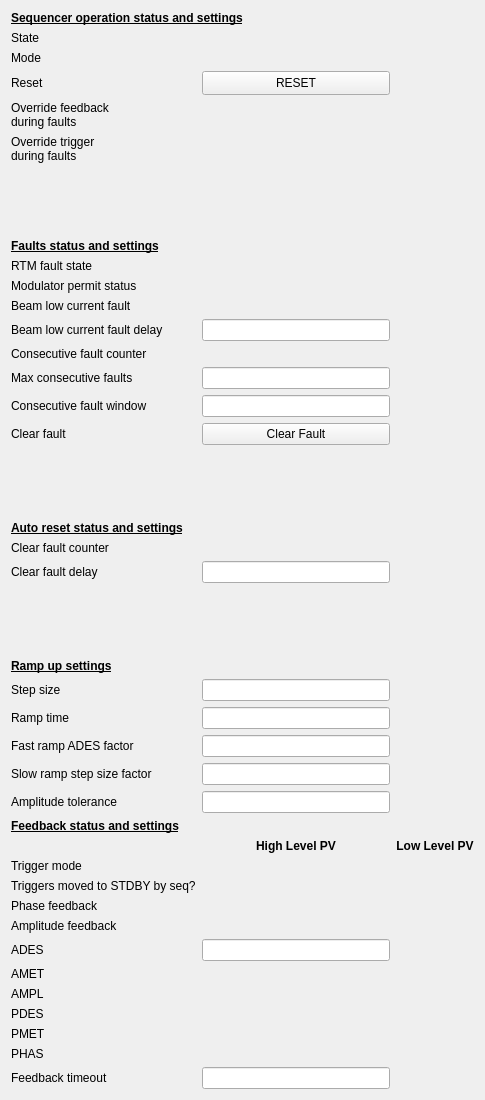
<?xml version="1.0" encoding="UTF-8"?>
<ui version="4.0">
 <class>Form</class>
 <widget class="QWidget" name="Form">
  <property name="geometry">
   <rect>
    <x>0</x>
    <y>0</y>
    <width>485</width>
    <height>1100</height>
   </rect>
  </property>
  <property name="windowTitle">
   <string>Fault Sequencer - ${DEV}</string>
  </property>
  <layout class="QHBoxLayout" name="horizontalLayout">
   <item>
    <layout class="QGridLayout" name="gridLayout">
     <item row="11" column="0">
      <widget class="QLabel" name="label_17">
       <property name="text">
        <string>Beam low current fault</string>
       </property>
      </widget>
     </item>
     <item row="33" column="0">
      <widget class="QLabel" name="label_36">
       <property name="text">
        <string>Phase feedback</string>
       </property>
      </widget>
     </item>
     <item row="16" column="1">
      <widget class="PyDMPushButton" name="PyDMPushButton">
       <property name="toolTip">
        <string/>
       </property>
       <property name="styleSheet">
        <string notr="true"/>
       </property>
       <property name="text">
        <string>Clear Fault</string>
       </property>
       <property name="checkable">
        <bool>false</bool>
       </property>
       <property name="autoRepeat">
        <bool>false</bool>
       </property>
       <property name="autoDefault">
        <bool>true</bool>
       </property>
       <property name="channel" stdset="0">
        <string>ca://${DEV}:RTM_CLEARFAULT</string>
       </property>
       <property name="pressValue" stdset="0">
        <string>1</string>
       </property>
      </widget>
     </item>
     <item row="4" column="1">
      <widget class="PyDMPushButton" name="PyDMPushButton_2">
       <property name="sizePolicy">
        <sizepolicy hsizetype="MinimumExpanding" vsizetype="Maximum">
         <horstretch>0</horstretch>
         <verstretch>0</verstretch>
        </sizepolicy>
       </property>
       <property name="minimumSize">
        <size>
         <width>94</width>
         <height>24</height>
        </size>
       </property>
       <property name="toolTip">
        <string/>
       </property>
       <property name="text">
        <string>RESET</string>
       </property>
       <property name="autoDefault">
        <bool>true</bool>
       </property>
       <property name="channel" stdset="0">
        <string>ca://${DEV}:FAULTSEQ_RESET</string>
       </property>
       <property name="pressValue" stdset="0">
        <string>1</string>
       </property>
      </widget>
     </item>
     <item row="19" column="1">
      <widget class="PyDMLabel" name="PyDMLabel_5">
       <property name="toolTip">
        <string/>
       </property>
       <property name="alarmSensitiveContent" stdset="0">
        <bool>true</bool>
       </property>
       <property name="channel" stdset="0">
        <string>ca://${DEV}:RTM_CLEARFAULTCOUNT</string>
       </property>
      </widget>
     </item>
     <item row="14" column="1">
      <widget class="PyDMLineEdit" name="PyDMLineEdit_10">
       <property name="toolTip">
        <string/>
       </property>
       <property name="alarmSensitiveContent" stdset="0">
        <bool>true</bool>
       </property>
       <property name="channel" stdset="0">
        <string>ca://${DEV}:RTM_FAULTCOUNT_MAX</string>
       </property>
      </widget>
     </item>
     <item row="17" column="0">
      <spacer name="verticalSpacer_2">
       <property name="orientation">
        <enum>Qt::Vertical</enum>
       </property>
       <property name="sizeHint" stdset="0">
        <size>
         <width>20</width>
         <height>40</height>
        </size>
       </property>
      </spacer>
     </item>
     <item row="30" column="2">
      <widget class="QLabel" name="label_40">
       <property name="font">
        <font>
         <weight>75</weight>
         <bold>true</bold>
        </font>
       </property>
       <property name="text">
        <string>Low Level PV</string>
       </property>
       <property name="alignment">
        <set>Qt::AlignCenter</set>
       </property>
      </widget>
     </item>
     <item row="12" column="0">
      <widget class="QLabel" name="label_20">
       <property name="text">
        <string>Beam low current fault delay</string>
       </property>
      </widget>
     </item>
     <item row="6" column="1">
      <widget class="PyDMEnumButton" name="PyDMEnumButton_3">
       <property name="sizePolicy">
        <sizepolicy hsizetype="Preferred" vsizetype="Fixed">
         <horstretch>0</horstretch>
         <verstretch>0</verstretch>
        </sizepolicy>
       </property>
       <property name="maximumSize">
        <size>
         <width>16777215</width>
         <height>30</height>
        </size>
       </property>
       <property name="font">
        <font>
         <pointsize>8</pointsize>
        </font>
       </property>
       <property name="toolTip">
        <string/>
       </property>
       <property name="styleSheet">
        <string notr="true">QPushButton{font: 8px;}</string>
       </property>
       <property name="channel" stdset="0">
        <string>ca://${DEV}:FAULTSEQ_MOVE_TRIG</string>
       </property>
       <property name="orientation" stdset="0">
        <enum>Qt::Horizontal</enum>
       </property>
       <property name="marginTop" stdset="0">
        <number>0</number>
       </property>
       <property name="marginBottom" stdset="0">
        <number>0</number>
       </property>
       <property name="marginLeft" stdset="0">
        <number>0</number>
       </property>
       <property name="marginRight" stdset="0">
        <number>0</number>
       </property>
       <property name="horizontalSpacing" stdset="0">
        <number>0</number>
       </property>
       <property name="verticalSpacing" stdset="0">
        <number>0</number>
       </property>
      </widget>
     </item>
     <item row="37" column="0">
      <widget class="QLabel" name="label_29">
       <property name="text">
        <string>AMPL</string>
       </property>
      </widget>
     </item>
     <item row="32" column="0">
      <widget class="QLabel" name="label_33">
       <property name="text">
        <string>Triggers moved to STDBY by seq?</string>
       </property>
      </widget>
     </item>
     <item row="41" column="1">
      <widget class="PyDMLineEdit" name="PyDMLineEdit_6">
       <property name="toolTip">
        <string/>
       </property>
       <property name="showUnits" stdset="0">
        <bool>true</bool>
       </property>
       <property name="alarmSensitiveContent" stdset="0">
        <bool>true</bool>
       </property>
       <property name="channel" stdset="0">
        <string>ca://${DEV}:FAULTSEQ_FDBK_TIMEOUT</string>
       </property>
      </widget>
     </item>
     <item row="35" column="1">
      <widget class="PyDMLineEdit" name="PyDMLineEdit_5">
       <property name="toolTip">
        <string/>
       </property>
       <property name="showUnits" stdset="0">
        <bool>true</bool>
       </property>
       <property name="alarmSensitiveContent" stdset="0">
        <bool>true</bool>
       </property>
       <property name="channel" stdset="0">
        <string>ca://${DEV}:ADES</string>
       </property>
      </widget>
     </item>
     <item row="14" column="0">
      <widget class="QLabel" name="label_26">
       <property name="text">
        <string>Max consecutive faults</string>
       </property>
      </widget>
     </item>
     <item row="34" column="0">
      <widget class="QLabel" name="label_37">
       <property name="text">
        <string>Amplitude feedback</string>
       </property>
      </widget>
     </item>
     <item row="36" column="0">
      <widget class="QLabel" name="label_34">
       <property name="text">
        <string>AMET</string>
       </property>
      </widget>
     </item>
     <item row="5" column="1">
      <widget class="PyDMEnumButton" name="PyDMEnumButton_4">
       <property name="sizePolicy">
        <sizepolicy hsizetype="Preferred" vsizetype="Fixed">
         <horstretch>0</horstretch>
         <verstretch>0</verstretch>
        </sizepolicy>
       </property>
       <property name="maximumSize">
        <size>
         <width>16777215</width>
         <height>30</height>
        </size>
       </property>
       <property name="font">
        <font>
         <pointsize>8</pointsize>
        </font>
       </property>
       <property name="toolTip">
        <string/>
       </property>
       <property name="styleSheet">
        <string notr="true">QPushButton{font: 8px;}</string>
       </property>
       <property name="channel" stdset="0">
        <string>ca://${DEV}:FAULTSEQ_MOVE_FDBK</string>
       </property>
       <property name="orientation" stdset="0">
        <enum>Qt::Horizontal</enum>
       </property>
       <property name="marginTop" stdset="0">
        <number>0</number>
       </property>
       <property name="marginBottom" stdset="0">
        <number>0</number>
       </property>
       <property name="marginLeft" stdset="0">
        <number>0</number>
       </property>
       <property name="marginRight" stdset="0">
        <number>0</number>
       </property>
       <property name="horizontalSpacing" stdset="0">
        <number>0</number>
       </property>
       <property name="verticalSpacing" stdset="0">
        <number>0</number>
       </property>
      </widget>
     </item>
     <item row="6" column="0">
      <widget class="QLabel" name="label_15">
       <property name="text">
        <string>Override trigger
during faults</string>
       </property>
      </widget>
     </item>
     <item row="22" column="0">
      <spacer name="verticalSpacer_3">
       <property name="orientation">
        <enum>Qt::Vertical</enum>
       </property>
       <property name="sizeHint" stdset="0">
        <size>
         <width>20</width>
         <height>40</height>
        </size>
       </property>
      </spacer>
     </item>
     <item row="27" column="1">
      <widget class="PyDMLineEdit" name="PyDMLineEdit_12">
       <property name="toolTip">
        <string/>
       </property>
       <property name="showUnits" stdset="0">
        <bool>true</bool>
       </property>
       <property name="alarmSensitiveContent" stdset="0">
        <bool>true</bool>
       </property>
       <property name="channel" stdset="0">
        <string>ca://${DEV}:FAULTSEQ_RAMP_STEP_FACTOR</string>
       </property>
      </widget>
     </item>
     <item row="20" column="1">
      <widget class="PyDMLineEdit" name="PyDMLineEdit_7">
       <property name="toolTip">
        <string/>
       </property>
       <property name="showUnits" stdset="0">
        <bool>true</bool>
       </property>
       <property name="alarmSensitiveContent" stdset="0">
        <bool>true</bool>
       </property>
       <property name="channel" stdset="0">
        <string>ca://${DEV}:FAULTSEQ_CLEARFAULT_DELAY</string>
       </property>
      </widget>
     </item>
     <item row="40" column="0">
      <widget class="QLabel" name="label_31">
       <property name="text">
        <string>PHAS</string>
       </property>
      </widget>
     </item>
     <item row="24" column="0">
      <widget class="QLabel" name="label_42">
       <property name="text">
        <string>Step size</string>
       </property>
      </widget>
     </item>
     <item row="16" column="0">
      <widget class="QLabel" name="label_24">
       <property name="text">
        <string>Clear fault</string>
       </property>
      </widget>
     </item>
     <item row="27" column="0">
      <widget class="QLabel" name="label_41">
       <property name="text">
        <string>Slow ramp step size factor</string>
       </property>
      </widget>
     </item>
     <item row="34" column="1">
      <widget class="PyDMEnumButton" name="PyDMEnumButton_8">
       <property name="sizePolicy">
        <sizepolicy hsizetype="Preferred" vsizetype="Fixed">
         <horstretch>0</horstretch>
         <verstretch>0</verstretch>
        </sizepolicy>
       </property>
       <property name="maximumSize">
        <size>
         <width>16777215</width>
         <height>30</height>
        </size>
       </property>
       <property name="font">
        <font>
         <pointsize>8</pointsize>
        </font>
       </property>
       <property name="toolTip">
        <string/>
       </property>
       <property name="styleSheet">
        <string notr="true">QPushButton{font: 8px;}</string>
       </property>
       <property name="channel" stdset="0">
        <string>ca://${DEV}:AMPL_CONTROL</string>
       </property>
       <property name="orientation" stdset="0">
        <enum>Qt::Horizontal</enum>
       </property>
       <property name="marginTop" stdset="0">
        <number>0</number>
       </property>
       <property name="marginBottom" stdset="0">
        <number>0</number>
       </property>
       <property name="marginLeft" stdset="0">
        <number>0</number>
       </property>
       <property name="marginRight" stdset="0">
        <number>0</number>
       </property>
       <property name="horizontalSpacing" stdset="0">
        <number>0</number>
       </property>
       <property name="verticalSpacing" stdset="0">
        <number>0</number>
       </property>
      </widget>
     </item>
     <item row="9" column="1">
      <widget class="PyDMLabel" name="PyDMLabel_8">
       <property name="toolTip">
        <string/>
       </property>
       <property name="alarmSensitiveContent" stdset="0">
        <bool>true</bool>
       </property>
       <property name="channel" stdset="0">
        <string>ca://${DEV}:RTM_FAULTOUT</string>
       </property>
      </widget>
     </item>
     <item row="31" column="0">
      <widget class="QLabel" name="label_38">
       <property name="text">
        <string>Trigger mode</string>
       </property>
      </widget>
     </item>
     <item row="15" column="1">
      <widget class="PyDMLineEdit" name="PyDMLineEdit_11">
       <property name="toolTip">
        <string/>
       </property>
       <property name="showUnits" stdset="0">
        <bool>true</bool>
       </property>
       <property name="alarmSensitiveContent" stdset="0">
        <bool>true</bool>
       </property>
       <property name="channel" stdset="0">
        <string>ca://${DEV}:RTM_FAULTCOUNT_PERIOD</string>
       </property>
      </widget>
     </item>
     <item row="26" column="1">
      <widget class="PyDMLineEdit" name="PyDMLineEdit_9">
       <property name="toolTip">
        <string/>
       </property>
       <property name="showUnits" stdset="0">
        <bool>true</bool>
       </property>
       <property name="alarmSensitiveContent" stdset="0">
        <bool>true</bool>
       </property>
       <property name="channel" stdset="0">
        <string>ca://${DEV}:FAULTSEQ_ADES_FACTOR</string>
       </property>
      </widget>
     </item>
     <item row="8" column="0" colspan="3">
      <widget class="QLabel" name="label_2">
       <property name="font">
        <font>
         <weight>75</weight>
         <bold>true</bold>
         <underline>true</underline>
        </font>
       </property>
       <property name="text">
        <string>Faults status and settings</string>
       </property>
      </widget>
     </item>
     <item row="2" column="0">
      <widget class="QLabel" name="label_5">
       <property name="text">
        <string>State</string>
       </property>
      </widget>
     </item>
     <item row="41" column="0">
      <widget class="QLabel" name="label_32">
       <property name="text">
        <string>Feedback timeout</string>
       </property>
      </widget>
     </item>
     <item row="36" column="1">
      <widget class="PyDMLabel" name="PyDMLabel_16">
       <property name="toolTip">
        <string/>
       </property>
       <property name="showUnits" stdset="0">
        <bool>true</bool>
       </property>
       <property name="alarmSensitiveContent" stdset="0">
        <bool>true</bool>
       </property>
       <property name="channel" stdset="0">
        <string>ca://${DEV}:AMET</string>
       </property>
      </widget>
     </item>
     <item row="9" column="0">
      <widget class="QLabel" name="label_23">
       <property name="text">
        <string>RTM fault state</string>
       </property>
      </widget>
     </item>
     <item row="15" column="0">
      <widget class="QLabel" name="label_27">
       <property name="text">
        <string>Consecutive fault window</string>
       </property>
      </widget>
     </item>
     <item row="3" column="1">
      <widget class="PyDMEnumButton" name="PyDMEnumButton_6">
       <property name="sizePolicy">
        <sizepolicy hsizetype="Preferred" vsizetype="Fixed">
         <horstretch>0</horstretch>
         <verstretch>0</verstretch>
        </sizepolicy>
       </property>
       <property name="maximumSize">
        <size>
         <width>16777215</width>
         <height>30</height>
        </size>
       </property>
       <property name="font">
        <font>
         <pointsize>8</pointsize>
        </font>
       </property>
       <property name="toolTip">
        <string/>
       </property>
       <property name="styleSheet">
        <string notr="true">QPushButton{font: 8px;}</string>
       </property>
       <property name="channel" stdset="0">
        <string>ca://${DEV}:FAULTSEQ_MODE</string>
       </property>
       <property name="orientation" stdset="0">
        <enum>Qt::Horizontal</enum>
       </property>
       <property name="marginTop" stdset="0">
        <number>0</number>
       </property>
       <property name="marginBottom" stdset="0">
        <number>0</number>
       </property>
       <property name="marginLeft" stdset="0">
        <number>0</number>
       </property>
       <property name="marginRight" stdset="0">
        <number>0</number>
       </property>
       <property name="horizontalSpacing" stdset="0">
        <number>0</number>
       </property>
       <property name="verticalSpacing" stdset="0">
        <number>0</number>
       </property>
      </widget>
     </item>
     <item row="32" column="1">
      <widget class="PyDMLabel" name="PyDMLabel_15">
       <property name="toolTip">
        <string/>
       </property>
       <property name="alarmSensitiveContent" stdset="0">
        <bool>true</bool>
       </property>
       <property name="channel" stdset="0">
        <string>ca://${DEV}:FAULTSEQ_TRIG_MOVED</string>
       </property>
      </widget>
     </item>
     <item row="38" column="0">
      <widget class="QLabel" name="label_30">
       <property name="text">
        <string>PDES</string>
       </property>
      </widget>
     </item>
     <item row="2" column="1">
      <widget class="PyDMLabel" name="PyDMLabel_4">
       <property name="toolTip">
        <string/>
       </property>
       <property name="alarmSensitiveContent" stdset="0">
        <bool>true</bool>
       </property>
       <property name="channel" stdset="0">
        <string>ca://${DEV}:FAULTSEQ_STATUS</string>
       </property>
      </widget>
     </item>
     <item row="26" column="0">
      <widget class="QLabel" name="label_21">
       <property name="text">
        <string>Fast ramp ADES factor</string>
       </property>
      </widget>
     </item>
     <item row="31" column="2">
      <widget class="PyDMLabel" name="PyDMLabel_18">
       <property name="toolTip">
        <string/>
       </property>
       <property name="alarmSensitiveContent" stdset="0">
        <bool>true</bool>
       </property>
       <property name="channel" stdset="0">
        <string>ca://${DEV}:MODECFG</string>
       </property>
      </widget>
     </item>
     <item row="33" column="2">
      <widget class="PyDMLabel" name="PyDMLabel_10">
       <property name="toolTip">
        <string/>
       </property>
       <property name="alarmSensitiveContent" stdset="0">
        <bool>true</bool>
       </property>
       <property name="channel" stdset="0">
        <string>ca://${DEV}:PFBENB</string>
       </property>
      </widget>
     </item>
     <item row="39" column="1">
      <widget class="PyDMLabel" name="PyDMLabel_17">
       <property name="toolTip">
        <string/>
       </property>
       <property name="showUnits" stdset="0">
        <bool>true</bool>
       </property>
       <property name="alarmSensitiveContent" stdset="0">
        <bool>true</bool>
       </property>
       <property name="channel" stdset="0">
        <string>ca://${DEV}:PMET</string>
       </property>
      </widget>
     </item>
     <item row="37" column="1">
      <widget class="PyDMLabel" name="PyDMLabel_12">
       <property name="toolTip">
        <string/>
       </property>
       <property name="showUnits" stdset="0">
        <bool>true</bool>
       </property>
       <property name="alarmSensitiveContent" stdset="0">
        <bool>true</bool>
       </property>
       <property name="channel" stdset="0">
        <string>ca://${DEV}:AMPL</string>
       </property>
      </widget>
     </item>
     <item row="12" column="1">
      <widget class="PyDMLineEdit" name="PyDMLineEdit_8">
       <property name="toolTip">
        <string/>
       </property>
       <property name="showUnits" stdset="0">
        <bool>true</bool>
       </property>
       <property name="alarmSensitiveContent" stdset="0">
        <bool>true</bool>
       </property>
       <property name="channel" stdset="0">
        <string>ca://${DEV}:BCUR_FLT_DELAY</string>
       </property>
      </widget>
     </item>
     <item row="35" column="2">
      <widget class="PyDMLabel" name="PyDMLabel_6">
       <property name="toolTip">
        <string/>
       </property>
       <property name="showUnits" stdset="0">
        <bool>true</bool>
       </property>
       <property name="alarmSensitiveContent" stdset="0">
        <bool>true</bool>
       </property>
       <property name="channel" stdset="0">
        <string>ca://${DEV}:AREQ</string>
       </property>
      </widget>
     </item>
     <item row="39" column="0">
      <widget class="QLabel" name="label_35">
       <property name="text">
        <string>PMET</string>
       </property>
      </widget>
     </item>
     <item row="13" column="0">
      <widget class="QLabel" name="label_22">
       <property name="text">
        <string>Consecutive fault counter</string>
       </property>
      </widget>
     </item>
     <item row="34" column="2">
      <widget class="PyDMLabel" name="PyDMLabel_11">
       <property name="toolTip">
        <string/>
       </property>
       <property name="alarmSensitiveContent" stdset="0">
        <bool>true</bool>
       </property>
       <property name="channel" stdset="0">
        <string>ca://${DEV}:AFBENB</string>
       </property>
      </widget>
     </item>
     <item row="10" column="0">
      <widget class="QLabel" name="label_28">
       <property name="text">
        <string>Modulator permit status</string>
       </property>
      </widget>
     </item>
     <item row="3" column="0">
      <widget class="QLabel" name="label">
       <property name="text">
        <string>Mode</string>
       </property>
      </widget>
     </item>
     <item row="38" column="1">
      <widget class="PyDMLabel" name="PyDMLabel_13">
       <property name="toolTip">
        <string/>
       </property>
       <property name="showUnits" stdset="0">
        <bool>true</bool>
       </property>
       <property name="alarmSensitiveContent" stdset="0">
        <bool>true</bool>
       </property>
       <property name="channel" stdset="0">
        <string>ca://${DEV}:PDES</string>
       </property>
      </widget>
     </item>
     <item row="13" column="1">
      <widget class="PyDMLabel" name="PyDMLabel_9">
       <property name="toolTip">
        <string/>
       </property>
       <property name="alarmSensitiveContent" stdset="0">
        <bool>true</bool>
       </property>
       <property name="channel" stdset="0">
        <string>ca://${DEV}:RTM_FAULTCOUNT</string>
       </property>
      </widget>
     </item>
     <item row="29" column="0" colspan="3">
      <widget class="QLabel" name="label_9">
       <property name="font">
        <font>
         <weight>75</weight>
         <bold>true</bold>
         <underline>true</underline>
        </font>
       </property>
       <property name="text">
        <string>Feedback status and settings</string>
       </property>
      </widget>
     </item>
     <item row="20" column="0">
      <widget class="QLabel" name="label_19">
       <property name="text">
        <string>Clear fault delay</string>
       </property>
      </widget>
     </item>
     <item row="5" column="0">
      <widget class="QLabel" name="label_4">
       <property name="text">
        <string>Override feedback
during faults</string>
       </property>
      </widget>
     </item>
     <item row="25" column="1">
      <widget class="PyDMLineEdit" name="PyDMLineEdit_4">
       <property name="toolTip">
        <string/>
       </property>
       <property name="showUnits" stdset="0">
        <bool>true</bool>
       </property>
       <property name="alarmSensitiveContent" stdset="0">
        <bool>true</bool>
       </property>
       <property name="channel" stdset="0">
        <string>ca://${DEV}:FAULTSEQ_RAMPTIME</string>
       </property>
      </widget>
     </item>
     <item row="31" column="1">
      <widget class="PyDMEnumButton" name="PyDMEnumButton_5">
       <property name="sizePolicy">
        <sizepolicy hsizetype="Preferred" vsizetype="Fixed">
         <horstretch>0</horstretch>
         <verstretch>0</verstretch>
        </sizepolicy>
       </property>
       <property name="maximumSize">
        <size>
         <width>16777215</width>
         <height>30</height>
        </size>
       </property>
       <property name="font">
        <font>
         <pointsize>8</pointsize>
        </font>
       </property>
       <property name="toolTip">
        <string/>
       </property>
       <property name="styleSheet">
        <string notr="true">QPushButton{font: 8px;}</string>
       </property>
       <property name="channel" stdset="0">
        <string>ca://${DEV}:TRIGMODE</string>
       </property>
       <property name="orientation" stdset="0">
        <enum>Qt::Horizontal</enum>
       </property>
       <property name="marginTop" stdset="0">
        <number>0</number>
       </property>
       <property name="marginBottom" stdset="0">
        <number>0</number>
       </property>
       <property name="marginLeft" stdset="0">
        <number>0</number>
       </property>
       <property name="marginRight" stdset="0">
        <number>0</number>
       </property>
       <property name="horizontalSpacing" stdset="0">
        <number>0</number>
       </property>
       <property name="verticalSpacing" stdset="0">
        <number>0</number>
       </property>
      </widget>
     </item>
     <item row="19" column="0">
      <widget class="QLabel" name="label_14">
       <property name="text">
        <string>Clear fault counter</string>
       </property>
      </widget>
     </item>
     <item row="35" column="0">
      <widget class="QLabel" name="label_25">
       <property name="text">
        <string>ADES</string>
       </property>
      </widget>
     </item>
     <item row="23" column="0" colspan="2">
      <widget class="QLabel" name="label_8">
       <property name="font">
        <font>
         <weight>75</weight>
         <bold>true</bold>
         <underline>true</underline>
        </font>
       </property>
       <property name="text">
        <string>Ramp up settings</string>
       </property>
      </widget>
     </item>
     <item row="30" column="1">
      <widget class="QLabel" name="label_39">
       <property name="font">
        <font>
         <weight>75</weight>
         <bold>true</bold>
        </font>
       </property>
       <property name="text">
        <string>High Level PV</string>
       </property>
       <property name="alignment">
        <set>Qt::AlignCenter</set>
       </property>
      </widget>
     </item>
     <item row="33" column="1">
      <widget class="PyDMEnumButton" name="PyDMEnumButton_7">
       <property name="sizePolicy">
        <sizepolicy hsizetype="Preferred" vsizetype="Fixed">
         <horstretch>0</horstretch>
         <verstretch>0</verstretch>
        </sizepolicy>
       </property>
       <property name="maximumSize">
        <size>
         <width>16777215</width>
         <height>30</height>
        </size>
       </property>
       <property name="font">
        <font>
         <pointsize>8</pointsize>
        </font>
       </property>
       <property name="toolTip">
        <string/>
       </property>
       <property name="styleSheet">
        <string notr="true">QPushButton{font: 8px;}</string>
       </property>
       <property name="channel" stdset="0">
        <string>ca://${DEV}:PHAS_CONTROL</string>
       </property>
       <property name="orientation" stdset="0">
        <enum>Qt::Horizontal</enum>
       </property>
       <property name="marginTop" stdset="0">
        <number>0</number>
       </property>
       <property name="marginBottom" stdset="0">
        <number>0</number>
       </property>
       <property name="marginLeft" stdset="0">
        <number>0</number>
       </property>
       <property name="marginRight" stdset="0">
        <number>0</number>
       </property>
       <property name="horizontalSpacing" stdset="0">
        <number>0</number>
       </property>
       <property name="verticalSpacing" stdset="0">
        <number>0</number>
       </property>
      </widget>
     </item>
     <item row="10" column="1">
      <widget class="PyDMLabel" name="PyDMLabel_19">
       <property name="toolTip">
        <string/>
       </property>
       <property name="alarmSensitiveContent" stdset="0">
        <bool>true</bool>
       </property>
       <property name="channel" stdset="0">
        <string>ca://${DEV}:MOD:PERMIT_TO_RTM</string>
       </property>
      </widget>
     </item>
     <item row="24" column="1">
      <widget class="PyDMLineEdit" name="PyDMLineEdit_13">
       <property name="toolTip">
        <string/>
       </property>
       <property name="showUnits" stdset="0">
        <bool>true</bool>
       </property>
       <property name="alarmSensitiveContent" stdset="0">
        <bool>true</bool>
       </property>
       <property name="channel" stdset="0">
        <string>ca://${DEV}:FAULTSEQ_RAMP_STEP</string>
       </property>
      </widget>
     </item>
     <item row="40" column="1">
      <widget class="PyDMLabel" name="PyDMLabel_14">
       <property name="toolTip">
        <string/>
       </property>
       <property name="showUnits" stdset="0">
        <bool>true</bool>
       </property>
       <property name="alarmSensitiveContent" stdset="0">
        <bool>true</bool>
       </property>
       <property name="channel" stdset="0">
        <string>ca://${DEV}:PHAS</string>
       </property>
      </widget>
     </item>
     <item row="1" column="0" colspan="2">
      <widget class="QLabel" name="label_3">
       <property name="font">
        <font>
         <weight>75</weight>
         <bold>true</bold>
         <underline>true</underline>
        </font>
       </property>
       <property name="text">
        <string>Sequencer operation status and settings</string>
       </property>
      </widget>
     </item>
     <item row="18" column="0" colspan="3">
      <widget class="QLabel" name="label_7">
       <property name="font">
        <font>
         <weight>75</weight>
         <bold>true</bold>
         <underline>true</underline>
        </font>
       </property>
       <property name="text">
        <string>Auto reset status and settings</string>
       </property>
      </widget>
     </item>
     <item row="11" column="1">
      <widget class="PyDMLabel" name="PyDMLabel_7">
       <property name="toolTip">
        <string/>
       </property>
       <property name="alarmSensitiveContent" stdset="0">
        <bool>true</bool>
       </property>
       <property name="channel" stdset="0">
        <string>ca://${DEV}:BCUR_FLT</string>
       </property>
      </widget>
     </item>
     <item row="4" column="0">
      <widget class="QLabel" name="label_6">
       <property name="text">
        <string>Reset</string>
       </property>
      </widget>
     </item>
     <item row="25" column="0">
      <widget class="QLabel" name="label_18">
       <property name="text">
        <string>Ramp time</string>
       </property>
      </widget>
     </item>
     <item row="7" column="0">
      <spacer name="verticalSpacer">
       <property name="orientation">
        <enum>Qt::Vertical</enum>
       </property>
       <property name="sizeHint" stdset="0">
        <size>
         <width>20</width>
         <height>40</height>
        </size>
       </property>
      </spacer>
     </item>
     <item row="28" column="0">
      <widget class="QLabel" name="label_43">
       <property name="text">
        <string>Amplitude tolerance</string>
       </property>
      </widget>
     </item>
     <item row="28" column="1">
      <widget class="PyDMLineEdit" name="PyDMLineEdit_14">
       <property name="toolTip">
        <string/>
       </property>
       <property name="showUnits" stdset="0">
        <bool>true</bool>
       </property>
       <property name="alarmSensitiveContent" stdset="0">
        <bool>true</bool>
       </property>
       <property name="channel" stdset="0">
        <string>ca://${DEV}:FAULTSEQ_AMET</string>
       </property>
      </widget>
     </item>
    </layout>
   </item>
  </layout>
 </widget>
 <customwidgets>
  <customwidget>
   <class>PyDMLabel</class>
   <extends>QLabel</extends>
   <header>pydm.widgets.label</header>
  </customwidget>
  <customwidget>
   <class>PyDMEnumButton</class>
   <extends>QWidget</extends>
   <header>pydm.widgets.enum_button</header>
  </customwidget>
  <customwidget>
   <class>PyDMLineEdit</class>
   <extends>QLineEdit</extends>
   <header>pydm.widgets.line_edit</header>
  </customwidget>
  <customwidget>
   <class>PyDMPushButton</class>
   <extends>QPushButton</extends>
   <header>pydm.widgets.pushbutton</header>
  </customwidget>
 </customwidgets>
 <resources/>
 <connections/>
</ui>
